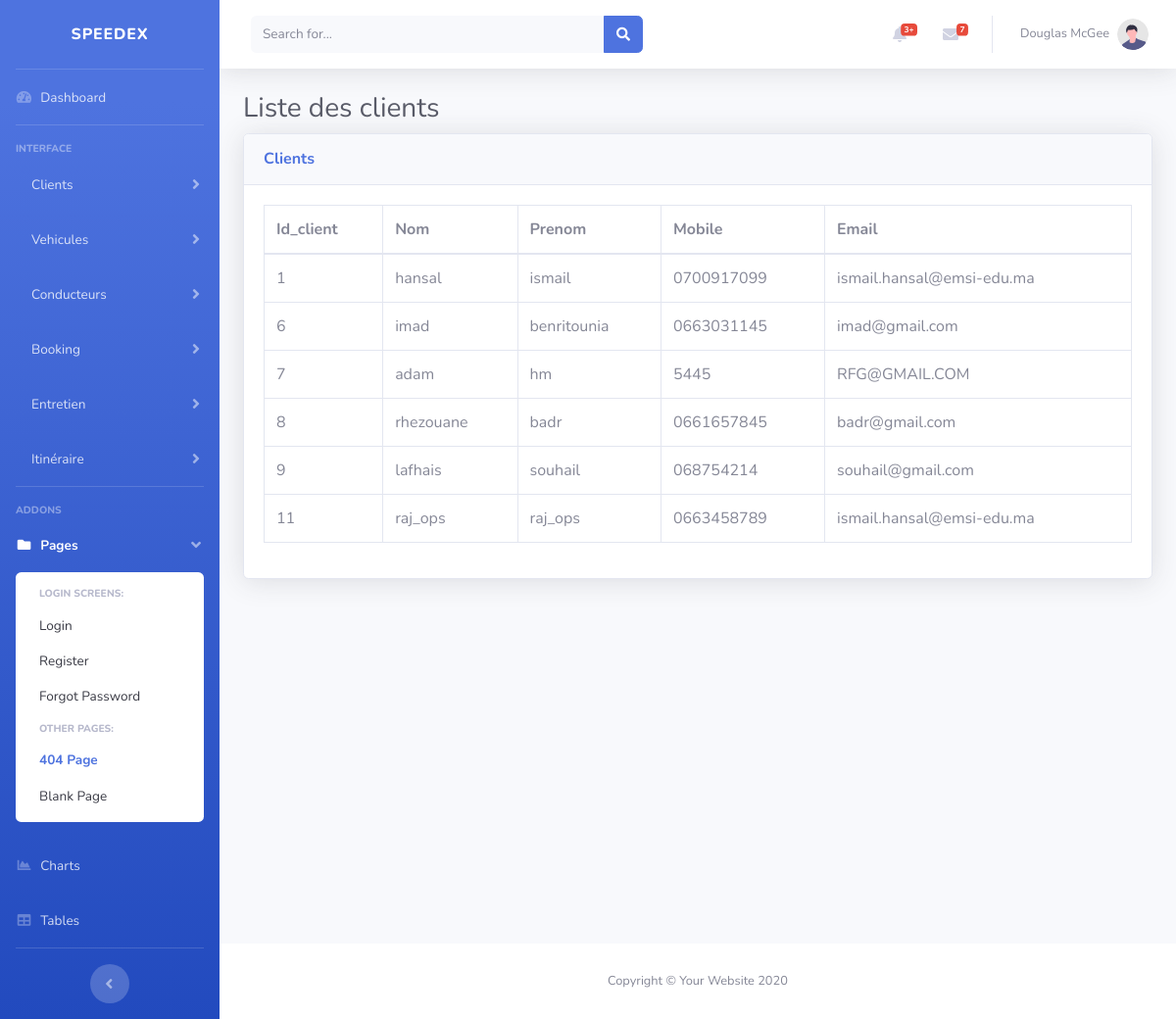
The app's page /listeclient.php with its own data.
### tables this page shows
CREATE TABLE `client` (
  `id_client` int(11) NOT NULL,
  `nom` varchar(30) NOT NULL,
  `prenom` varchar(30) NOT NULL,
  `mobile` varchar(30) NOT NULL,
  `email` varchar(30) NOT NULL
);

### listeclient.php (the view, shortened to what this page needs)
<!DOCTYPE html>
<html lang="en">
<head>
    <link href="vendor/fontawesome-free/css/all.min.css" rel="stylesheet" type="text/css">
    <link href="css/sb-admin-2.min.css" rel="stylesheet">
</head>
<body id="page-top">
    <div id="wrapper">
        <ul class="navbar-nav bg-gradient-primary sidebar sidebar-dark accordion" id="accordionSidebar">
            <a class="sidebar-brand d-flex align-items-center justify-content-center" href="index.html">
                <div class="sidebar-brand-text mx-3">SpeedEx</div>
            </a>
            <hr class="sidebar-divider my-0">
            <li class="nav-item">
                <a class="nav-link" href="index.html">
                    <i class="fas fa-fw fa-tachometer-alt"></i>
                    <span>Dashboard</span>
                </a>
            </li>
            <hr class="sidebar-divider">
            <div class="sidebar-heading">
                Interface
            </div>
            <li class="nav-item">
                <a class="nav-link collapsed" href="#" data-toggle="collapse" data-target="#collapseTwo"
                    aria-expanded="true" aria-controls="collapseTwo">
                    <span class="ml-3">Clients</span>
                </a>
            </li>
            <li class="nav-item">
                <a class="nav-link collapsed" href="#" data-toggle="collapse" data-target="#collapseUtilities"
                    aria-expanded="true" aria-controls="collapseUtilities">
                    <span class="ml-3">Vehicules</span>
                </a>
            </li>
            <li class="nav-item">
                <a class="nav-link collapsed" href="#" data-toggle="collapse" data-target="#collapseConducteur"
                    aria-expanded="true" aria-controls="collapseUtilities">
                    <span class="ml-3">Conducteurs</span>
                </a>
            </li>
            <li class="nav-item">
                <a class="nav-link collapsed" href="#" data-toggle="collapse" data-target="#collapseBooking"
                    aria-expanded="true" aria-controls="collapseUtilities">
                    <span class="ml-3">Booking</span>
                </a>
            </li>
            <li class="nav-item">
                <a class="nav-link collapsed" href="#" data-toggle="collapse" data-target="#collapseEntretien"
                    aria-expanded="true" aria-controls="collapseEntretien">
                    <span class="ml-3">Entretien</span>
                </a>
            </li>
            <li class="nav-item">
                <a class="nav-link collapsed" href="#" data-toggle="collapse" data-target="#collapseItinairaire"
                    aria-expanded="true" aria-controls="collapseItinairaire">
                    <span class="ml-3">Itinéraire</span>
                </a>
            </li>
            <hr class="sidebar-divider">
            <div class="sidebar-heading">
                Addons
            </div>
            <li class="nav-item active">
                <a class="nav-link" href="#" data-toggle="collapse" data-target="#collapsePages" aria-expanded="true"
                    aria-controls="collapsePages">
                    <i class="fas fa-fw fa-folder"></i>
                    <span>Pages</span>
                </a>
                <div id="collapsePages" class="collapse show" aria-labelledby="headingPages"
                    data-parent="#accordionSidebar">
                    <div class="bg-white py-2 collapse-inner rounded">
                        <h6 class="collapse-header">Login Screens:</h6>
                        <a class="collapse-item" href="login.html">Login</a>
                        <a class="collapse-item" href="register.html">Register</a>
                        <a class="collapse-item" href="forgot-password.html">Forgot Password</a>
                        <h6 class="collapse-header">Other Pages:</h6>
                        <a class="collapse-item active" href="404.html">404 Page</a>
                        <a class="collapse-item" href="blank.html">Blank Page</a>
                    </div>
                </div>
            </li>
            <li class="nav-item">
                <a class="nav-link" href="charts.html">
                    <i class="fas fa-fw fa-chart-area"></i>
                    <span>Charts</span></a>
            </li>
            <li class="nav-item">
                <a class="nav-link" href="tables.html">
                    <i class="fas fa-fw fa-table"></i>
                    <span>Tables</span></a>
            </li>
            <hr class="sidebar-divider d-none d-md-block">
            <div class="text-center d-none d-md-inline">
                <button class="rounded-circle border-0" id="sidebarToggle"></button>
            </div>
        </ul>
        <div id="content-wrapper" class="d-flex flex-column">
            <div id="content">
                <nav class="navbar navbar-expand navbar-light bg-white topbar mb-4 static-top shadow">
                    <form
                        class="d-none d-sm-inline-block form-inline mr-auto ml-md-3 my-2 my-md-0 mw-100 navbar-search">
                        <div class="input-group">
                            <input type="text" class="form-control bg-light border-0 small" placeholder="Search for..."
                                aria-label="Search" aria-describedby="basic-addon2">
                            <div class="input-group-append">
                                <button class="btn btn-primary" type="button">
                                    <i class="fas fa-search fa-sm"></i>
                                </button>
                            </div>
                        </div>
                    </form>
                    <ul class="navbar-nav ml-auto">
                        <li class="nav-item dropdown no-arrow mx-1">
                            <a class="nav-link dropdown-toggle" href="#" id="alertsDropdown" role="button"
                                data-toggle="dropdown" aria-haspopup="true" aria-expanded="false">
                                <i class="fas fa-bell fa-fw"></i>
                                <span class="badge badge-danger badge-counter">3+</span>
                            </a>
                        </li>
                        <li class="nav-item dropdown no-arrow mx-1">
                            <a class="nav-link dropdown-toggle" href="#" id="messagesDropdown" role="button"
                                data-toggle="dropdown" aria-haspopup="true" aria-expanded="false">
                                <i class="fas fa-envelope fa-fw"></i>
                                <span class="badge badge-danger badge-counter">7</span>
                            </a>
                        </li>
                        <li class="nav-item dropdown no-arrow">
                            <a class="nav-link dropdown-toggle" href="#" id="userDropdown" role="button"
                                data-toggle="dropdown" aria-haspopup="true" aria-expanded="false">
                                <span class="mr-2 d-none d-lg-inline text-gray-600 small">Douglas McGee</span>
                                <img class="img-profile rounded-circle"
                                    src="img/undraw_profile.svg">
                            </a>
                        </li>
                    </ul>
                </nav>
                <div class="container-fluid">
                    <h1 class="h3 mb-2 text-gray-800">Liste des clients</h1>
                    <div class="card shadow mb-4">
                        <div class="card-header py-3">
                            <h6 class="m-0 font-weight-bold text-primary">Clients</h6>
                        </div>
                        <div class="card-body">
                            <div class="table-responsive">
                                <table class="table table-bordered" id="dataTable" width="100%" cellspacing="0">
                                    <thead>
                                        <tr>
                                            <th>Id_client</th>
                                            <th>Nom</th>
                                            <th>Prenom</th>
                                            <th>Mobile</th>
                                            <th>Email</th>
                                        </tr>
                                    </thead>
                                    <tbody>
                                    <?php
    include('connect.php');
    $sql = "SELECT id_client, nom, prenom, mobile, email FROM client";
    $result = $conn->query($sql);
    if ($result->num_rows > 0) {
        while($row = $result->fetch_assoc()) {
            echo "<tr>";
            echo "<td>" . $row['id_client'] . "</td>";
            echo "<td>" . $row['nom'] . "</td>";
            echo "<td>" . $row['prenom'] . "</td>";
            echo "<td>" . $row['mobile'] . "</td>";
            echo "<td>" . $row['email'] . "</td>";
            echo "</tr>";
        }
    } else {
        echo "<tr><td colspan='5'>Aucun client trouvé</td></tr>";
    }
    ?>
                                    </tbody>
                                </table>
                            </div>
                        </div>
                    </div>
                </div>
            </div>
            <footer class="sticky-footer bg-white">
                <div class="container my-auto">
                    <div class="copyright text-center my-auto">
                        <span>Copyright &copy; Your Website 2020</span>
                    </div>
                </div>
            </footer>
        </div>
    </div>
</body>
</html>

### records on screen
client: id_client "1", nom "hansal", prenom "ismail", mobile "0700917099", email "ismail.hansal@emsi-edu.ma"
client: id_client "6", nom "imad", prenom "benritounia", mobile "0663031145", email "imad@gmail.com"
client: id_client "7", nom "adam", prenom "hm", mobile "5445", email "RFG@GMAIL.COM"
client: id_client "8", nom "rhezouane", prenom "badr", mobile "0661657845", email "badr@gmail.com"
client: id_client "9", nom "lafhais", prenom "souhail", mobile "068754214", email "souhail@gmail.com"
client: id_client "11", nom "raj_ops", prenom "raj_ops", mobile "0663458789", email "ismail.hansal@emsi-edu.ma"
